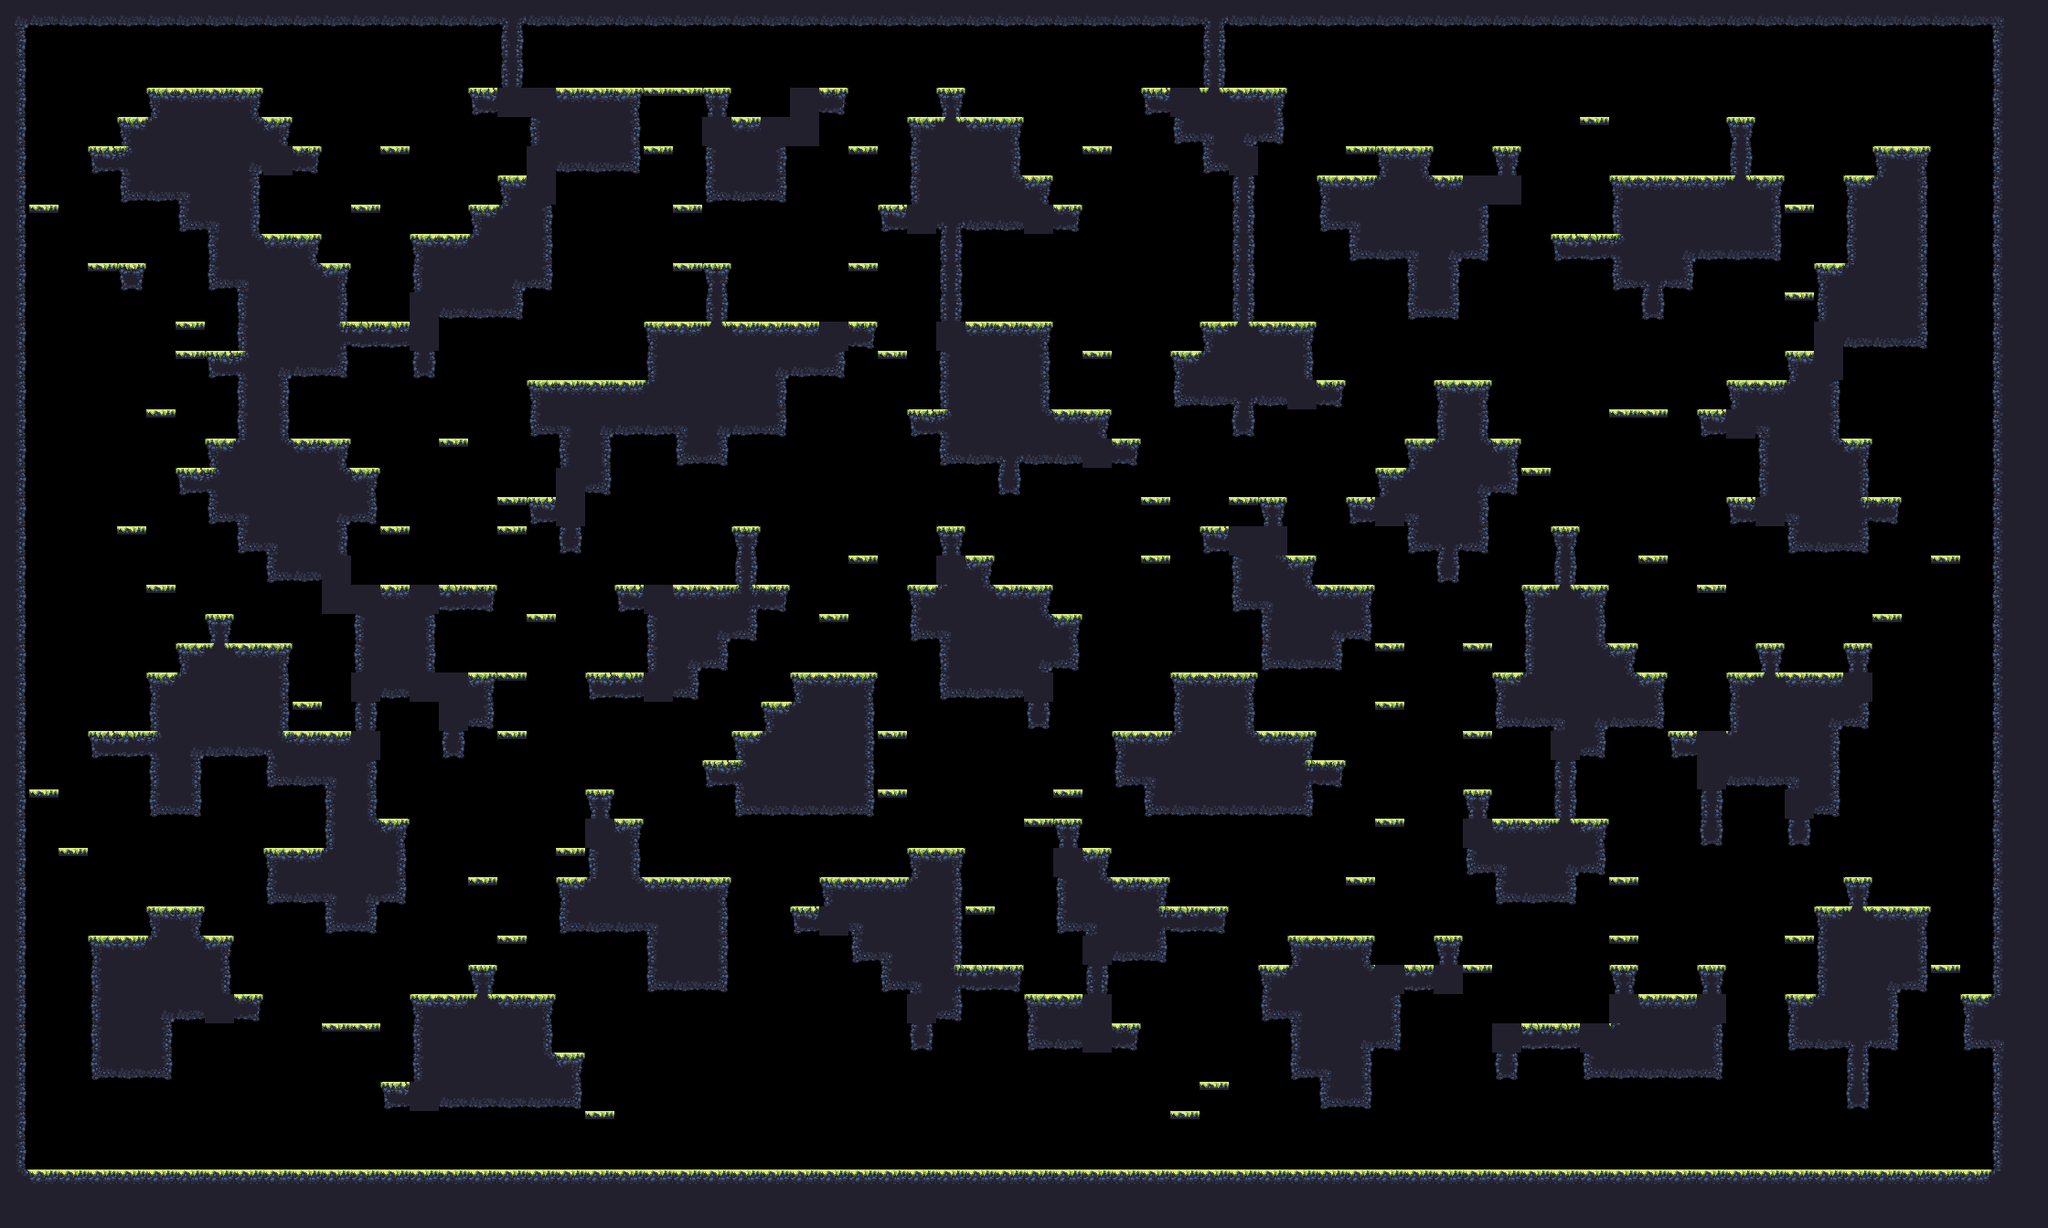

Rendered tile map (Tiled .tmx) drawn with the repository's tilesets; below, a short description and the map source with its tile grids summarised:
An orthogonal 70x42 tile map with 32x32 px tiles, 1 tile layer (main) and 17 objects (9x spawn, spawnPlayer0, spawnCrown0, spawnPlayer1, spawnCrown1, ...).

<map compressionlevel="0" height="42" infinite="0" nextlayerid="3" nextobjectid="4" orientation="orthogonal" renderorder="right-down" tiledversion="1.3.2" tileheight="32" tilewidth="32" version="1.2" width="70">
 <tileset firstgid="1" source="forest_summer_tile_set.tsx" />
 <layer height="42" id="1" name="main" width="70">
  <data>[2940 cells, 1222 non-empty, 27 distinct tile ids]</data>
 </layer>
 <objectgroup id="2" name="objects"><object id="1" name="spawnPlayer0" x="96" y="112.0" /><object id="2" name="spawnCrown0" x="320" y="80.0" /><object id="3" name="spawnPlayer1" x="2080" y="112.0" /><object id="4" name="spawnCrown1" x="1920" y="80.0" /><object id="5" name="spawnPlayer2" x="96" y="1232.0" /><object id="6" name="spawnCrown2" x="64" y="1232.0" /><object id="7" name="spawnPlayer3" x="2144" y="1232.0" /><object id="8" name="spawnCrown3" x="2080" y="1232.0" /><object id="9" name="spawn" x="1376" y="1232.0" /><object id="10" name="spawn" x="1792" y="1232.0" /><object id="11" name="spawn" x="928" y="1232.0" /><object id="12" name="spawn" x="1696" y="528.0" /><object id="13" name="spawn" x="1248" y="1232.0" /><object id="14" name="spawn" x="1120" y="592.0" /><object id="15" name="spawn" x="832" y="80.0" /><object id="16" name="spawn" x="1344" y="1232.0" /><object id="17" name="spawn" x="2144" y="1232.0" /></objectgroup></map>
